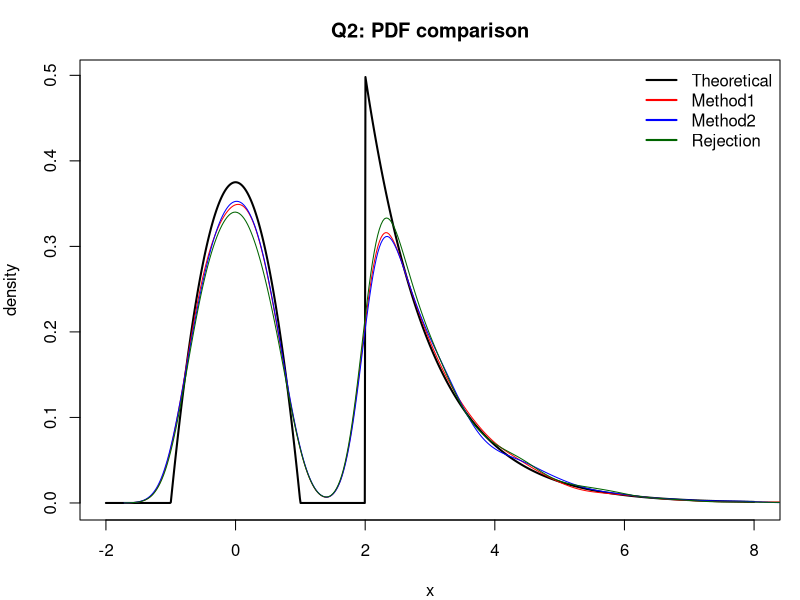
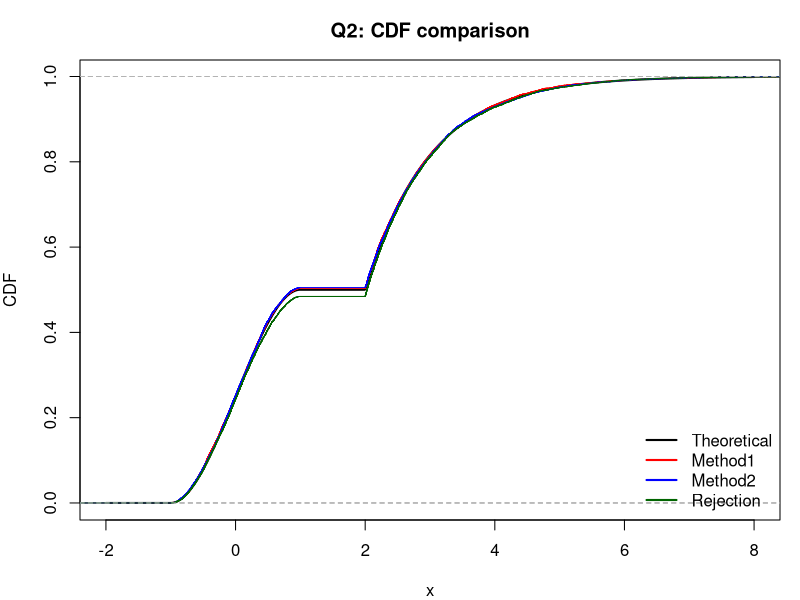

Write R code to recreate these figures, in order.
## q2_rejection_loop.R - 修正版

set.seed(42)
n  <- 10000
a  <- 3 / 8
p1 <- 0.5     # mass on [-1,1]
p2 <- 0.5     # mass on [2, inf)

## ---------- 条件密度 / 逆变换 on [-1,1] ----------
## sub-pdf1 (normalized): f1_cond(x) = (3/4)(1 - x^2), x in [-1,1]
F1_cond <- function(x) (3/4)*(x - x^3/3 + 2/3)

q1_cond <- function(u){
  sapply(u, function(uu)
    uniroot(function(x) F1_cond(x) - uu, c(-1, 1), tol = 1e-10)$root
  )
}

## sub-pdf2 (normalized) on [2,inf): exp(-(x-2))
q2_cond <- function(u) 2 - log(1 - u)

## ---------- 目标 pdf & CDF (未修改) ----------
pdf_q2 <- function(x){
  y <- numeric(length(x))
  y[x >= -1 & x <= 1] <- (3/8)*(1 - x[x >= -1 & x <= 1]^2)
  y[x >= 2]          <- 0.5 * exp(-(x[x >= 2] - 2))
  y
}

cdf_q2 <- function(x){
  y <- numeric(length(x))
  idx1 <- (x >= -1 & x < 1)
  y[x < -1] <- 0
  y[idx1]   <- (3/8)*(x[idx1] - x[idx1]^3/3 + 2/3)
  y[x >= 1 & x < 2] <- 0.5
  idx3 <- (x >= 2)
  y[idx3]  <- 1 - 0.5 * exp(-(x[idx3] - 2))
  y
}

## ---------- 理论矩 (未修改) ----------
mu1 <- 0
Ex2_1 <- integrate(function(t) t^2*(3/4)*(1 - t^2), -1, 1)$value
var1 <- Ex2_1
mu2 <- 3
var2 <- 1

mu_th  <- p1*mu1 + p2*mu2
var_th <- p1*(var1 + mu1^2) + p2*(var2 + mu2^2) - mu_th^2
cat(sprintf("Q2 理论: mean = %.6f, var = %.6f\n\n", mu_th, var_th))

## ----------------------------------------------------------
## Method 1 & 2 (未修改)
## ----------------------------------------------------------
q2_method1_loop <- function(n, p1, p2){
  x  <- numeric(n)
  n1 <- n2 <- 0L
  t <- system.time({
    for (i in 1:n) {
      u_comp <- runif(1)
      if (u_comp < p1) {
        n1 <- n1 + 1L; u2 <- runif(1); x[i] <- q1_cond(u2)
      } else {
        n2 <- n2 + 1L; u2 <- runif(1); x[i] <- q2_cond(u2)
      }
    }
  })
  list(x = x, n1 = n1, n2 = n2,
       mean = mean(x), var = var(x),
       time = t["elapsed"])
}

q2_method2_loop <- function(n, p1, p2){
  x  <- numeric(n)
  n1 <- n2 <- 0L
  t <- system.time({
    for (i in 1:n) {
      u <- runif(1)
      if (u < p1) {
        n1 <- n1 + 1L; u1 <- u / p1; x[i] <- q1_cond(u1)
      } else {
        n2 <- n2 + 1L; u2 <- (u - p1)/p2; x[i] <- q2_cond(u2)
      }
    }
  })
  list(x = x, n1 = n1, n2 = n2,
       mean = mean(x), var = var(x),
       time = t["elapsed"])
}


## ----------------------------------------------------------
## Method 3: Rejection Sampling (修正 M 和 r_g_q2)
## ----------------------------------------------------------

## ----------------------------------------------------------
## Method 3: Rejection Sampling (修正为 g(x) != f(x))
## ----- Q2: g(x) = 0.6*Unif[-1,1] + 0.4*(2+Exp(1)) -----
## ----------------------------------------------------------

M <- 1.25  # 修正 M: 严格计算所得的上界 M=1.25

# 建议密度函数 g(x) = 0.6 * Unif[-1,1] + 0.4 * (2+Exp(1))
g_pdf_q2 <- function(x){
  y <- numeric(length(x))
  
  # x in [-1, 1]: 仅包含 Uniform 分量 (0.6 * 1/2 = 0.3)
  idx1 <- (x >= -1) & (x <= 1)
  y[idx1] <- 0.3
  
  # x in [2, inf): 仅包含 Exp 分量 (0.4 * exp(-(x-2)))
  idx2 <- x >= 2
  y[idx2] <- 0.4 * exp(- (x[idx2] - 2))
  
  # 其他区域 y=0
  y
}

# 采样函数 r_g_q2 必须与 g_pdf_q2 匹配
r_g_q2 <- function(m){
  z <- numeric(m)
  for (i in 1:m) {
    u_comp <- runif(1)
    if (u_comp < 0.6) { # 权重 w1 = 0.6
      # 分量 1: Unif[-1,1]
      z[i] <- runif(1, -1, 1)
    } else { # 权重 w2 = 0.4
      # 分量 2: 2 + Exp(1)。复用已定义的逆变换 q2_cond
      z[i] <- q2_cond(runif(1))
    }
  }
  z
}


q2_rejection <- function(n, M = 1.25){
  x_acc <- numeric(n)
  k <- 0L             # 已接受的样本数
  trial <- 0L         # 总尝试次数

  t <- system.time({
    while (k < n) {
      trial <- trial + 1L

      X <- r_g_q2(1)
      U <- runif(1)

      fx <- pdf_q2(X)
      gx <- g_pdf_q2(X)

      if (gx > 0) {
        ratio <- fx / (M * gx)
        if (U <= ratio) {
          k <- k + 1L
          x_acc[k] <- X
        }
      }
    }
  })

  accept_rate <- n / trial

  list(
    x = x_acc,
    mean = mean(x_acc),
    var = var(x_acc),
    time = t["elapsed"],
    total_trial = trial,
    accept_rate = accept_rate
  )
}




## ------------------ 跑一遍比较 (修正 M) ------------------
res1 <- q2_method1_loop(n, p1, p2)
res2 <- q2_method2_loop(n, p1, p2)
res3 <- q2_rejection(n, M)


cat("=== Q2: Theoretical vs 3 methods (M) ===\n")
q2_summary <- data.frame(
  Method = c("Theoretical", "Method1 (per-sample cat)", 
             "Method2 (one U)", "Rejection"),
  Mean   = round(c(mu_th, res1$mean, res2$mean, res3$mean), 6),
  Var    = round(c(var_th, res1$var,  res2$var,  res3$var),  6),
  Time_s = c(NA,
             round(res1$time, 4),
             round(res2$time, 4),
             round(res3$time, 4))
)

print(q2_summary, row.names = FALSE)
print(res3[c("total_trial","accept_rate")])

cat("\nComponent counts (empirical probabilities):\n")
q2_counts <- data.frame(
  Method = c("Method1", "Method2"),
  N1     = c(res1$n1, res2$n1),
  N2     = c(res1$n2, res2$n2),
  p1_hat = round(c(res1$n1, res2$n1)/n, 4),
  p2_hat = round(c(res1$n2, res2$n2)/n, 4)
)
print(q2_counts, row.names = FALSE)

## ---------- 绘图（PDF & CDF） (未修改) ----------
xgrid <- seq(-2, 8, length.out = 1000)
theo_pdf <- pdf_q2(xgrid)
theo_cdf <- cdf_q2(xgrid)

png("Q2_pdf_compare.png", 1600, 800, res = 150)
par(mfrow = c(1,1), mar = c(4,4,3,1))
plot(xgrid, theo_pdf, type = "l", lwd = 2, col = "black",
     xlab = "x", ylab = "density", main = "Q2: PDF comparison")
lines(density(res1$x), col = "red")
lines(density(res2$x), col = "blue")
lines(density(res3$x), col = "darkgreen")
legend("topright",
       legend = c("Theoretical", "Method1", "Method2", "Rejection"),
       col = c("black","red","blue","darkgreen"), lwd = 2, bty = "n")
dev.off()

png("Q2_cdf_compare.png", 1600, 800, res = 150)
par(mfrow = c(1,1), mar = c(4,4,3,1))
plot(xgrid, theo_cdf, type = "l", lwd = 2, col = "black",
     xlab = "x", ylab = "CDF", main = "Q2: CDF comparison")
lines(ecdf(res1$x), col = "red")
lines(ecdf(res2$x), col = "blue")
lines(ecdf(res3$x), col = "darkgreen")
legend("bottomright",
       legend = c("Theoretical", "Method1", "Method2", "Rejection"),
       col = c("black","red","blue","darkgreen"), lwd = 2, bty = "n")
dev.off()